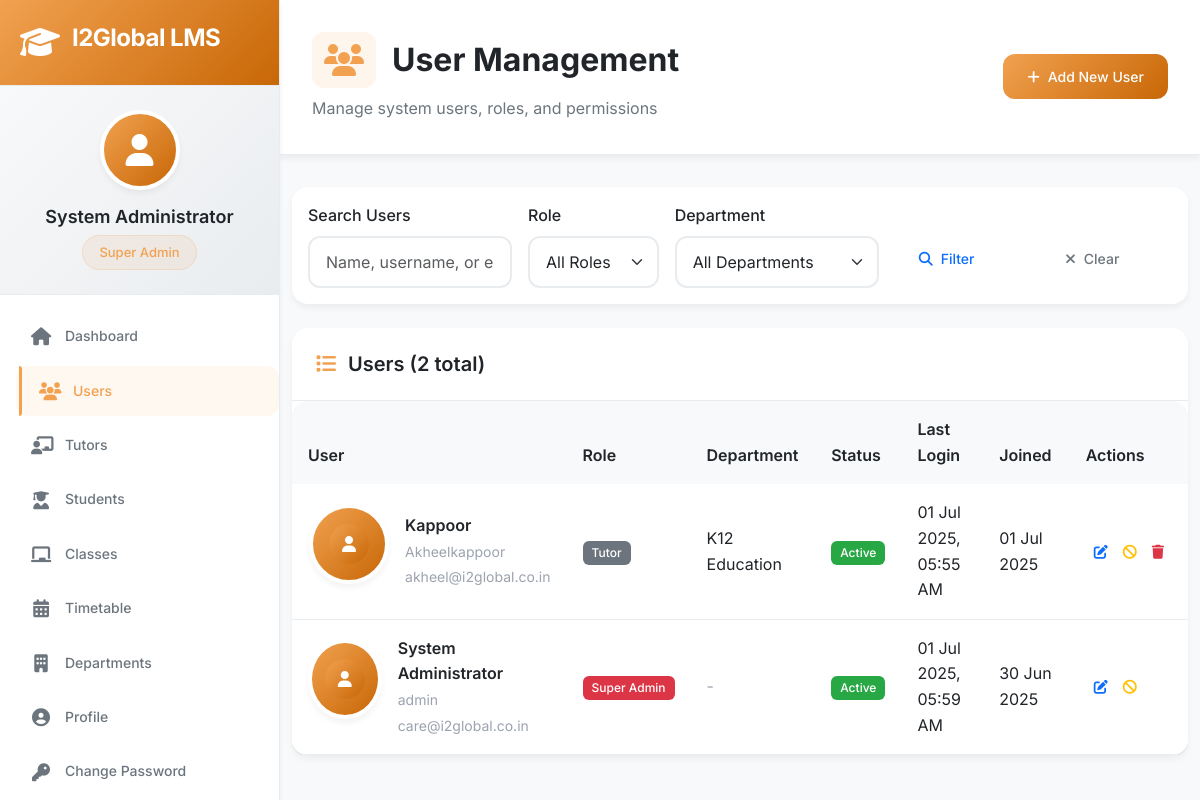
/admin/users (signed in), run on an earlier commit of the app's database.
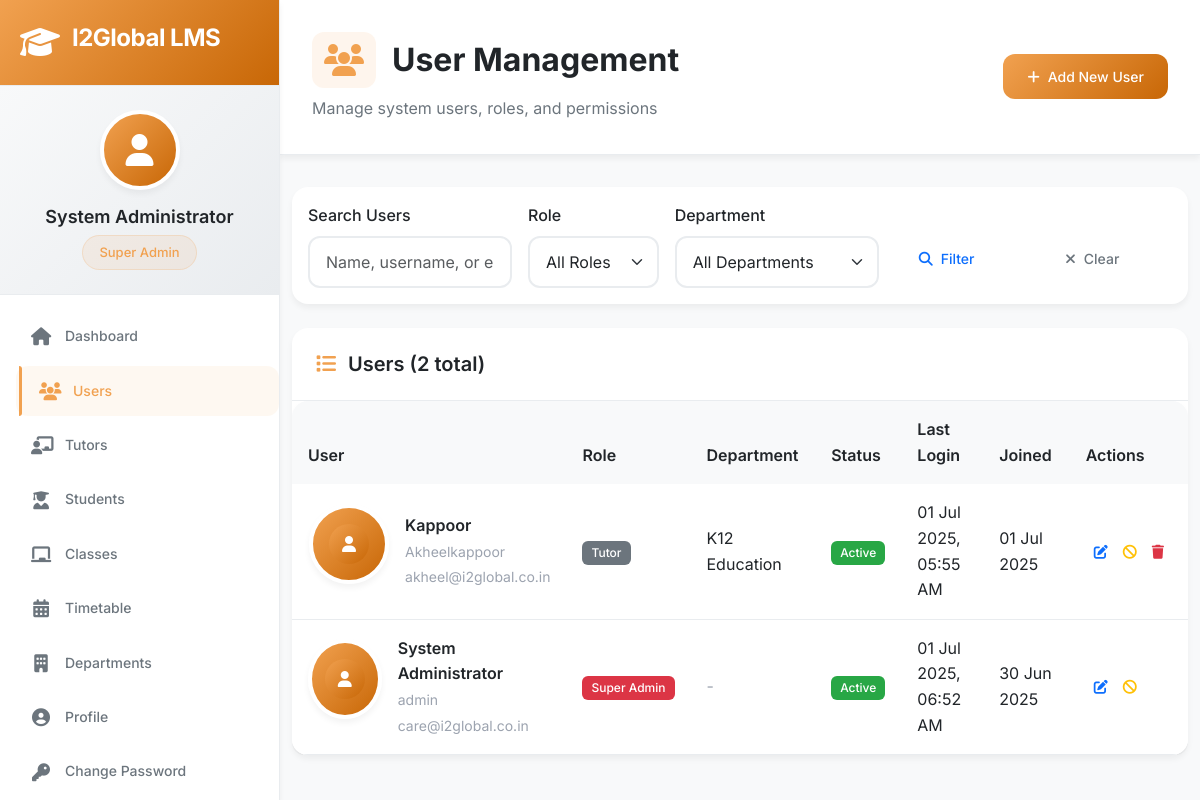
And on a later commit of the database.
### app/models/user.py (models this page shows, shortened)
class User(UserMixin, db.Model):
    __tablename__ = 'users'
    id = db.Column(db.Integer, primary_key=True)
    username = db.Column(db.String(80), unique=True, nullable=False, index=True)
    email = db.Column(db.String(120), unique=True, nullable=False, index=True)
    password_hash = db.Column(db.String(255), nullable=False)
    full_name = db.Column(db.String(100), nullable=False)
    phone = db.Column(db.String(20))
    address = db.Column(db.Text)
    profile_picture = db.Column(db.String(100))
    role = db.Column(db.String(20), nullable=False, default='tutor')  # superadmin, admin, coordinator, tutor
    department_id = db.Column(db.Integer, db.ForeignKey('departments.id'))
    is_active = db.Column(db.Boolean, default=True)
    is_verified = db.Column(db.Boolean, default=False)
    created_at = db.Column(db.DateTime, default=datetime.utcnow)
    last_login = db.Column(db.DateTime)
    joining_date = db.Column(db.Date)
    working_hours = db.Column(db.String(50))  # "9:00 AM - 6:00 PM"
    emergency_contact = db.Column(db.Text)  # JSON string
    department = db.relationship('Department', foreign_keys=[department_id], backref='users', lazy=True)
    tutor_profile = db.relationship('Tutor', backref='user', uselist=False, lazy=True)
    def has_permission(self, permission):
        if self.role == 'superadmin':
            return True
    def get_role_display(self):
        role_map = {
            'superadmin': 'Super Admin',
            'admin': 'Admin',
            'coordinator': 'Coordinator',
            'tutor': 'Tutor'
        }
        return role_map.get(self.role, self.role.title())

### app/routes/admin.py (the view)
@bp.route('/users')
@login_required
@admin_required
def users():
    page = request.args.get('page', 1, type=int)
    role_filter = request.args.get('role', '')
    dept_filter = request.args.get('department', '', type=int)
    search = request.args.get('search', '')
    query = User.query
    if role_filter:
        query = query.filter_by(role=role_filter)
    if dept_filter:
        query = query.filter_by(department_id=dept_filter)
    if search:
        query = query.filter(
            (User.full_name.contains(search)) |
            (User.username.contains(search)) |
            (User.email.contains(search))
        )
    users = query.order_by(User.created_at.desc()).paginate(
        page=page, per_page=20, error_out=False
    )
    departments = Department.query.filter_by(is_active=True).all()
    return render_template('admin/users.html', users=users, departments=departments)

### app/models/user.py (called while the page is built)
@login.user_loader
def load_user(user_id):
    return User.query.get(int(user_id))

### app/routes/admin.py (called while the page is built)
def admin_required(f):
    @wraps(f)
    def decorated_function(*args, **kwargs):
        if current_user.role not in ['superadmin', 'admin', 'coordinator']:
            flash('Access denied. Insufficient permissions.', 'error')
            return redirect(url_for('dashboard.index'))
        return f(*args, **kwargs)
    return decorated_function

### app/templates/admin/users.html (shortened to what the changed rows need)
{% extends "base.html" %}
{% block content %}
<div class="page-header">
    <div class="d-flex justify-content-between align-items-center">
        <div>
            <h1 class="page-title">
                <i class="fas fa-users"></i>
                User Management
            </h1>
        </div>
    </div>
</div>
<div class="container-fluid">
    <div class="card">
        <div class="card-body p-0">
            {% if users.items %}
            <div class="table-responsive">
                <table class="table table-hover mb-0">
                    <thead>
                        <tr>
                            <th>User</th>
                            <th>Role</th>
                            <th>Department</th>
                            <th>Status</th>
                            <th>Last Login</th>
                            <th>Joined</th>
                            <th>Actions</th>
                        </tr>
                    </thead>
                    <tbody>
                        {% for user in users.items %}
                        <tr>
                            <td>
                                <div class="d-flex align-items-center">
                                    <div class="user-avatar me-3">
                                        {% if user.profile_picture %}
                                            <img src="{{ url_for('static', filename='uploads/profiles/' + user.profile_picture) }}"
                                                 alt="Avatar" class="rounded-circle" width="40" height="40">
                                        {% else %}
                                            <div class="avatar-placeholder">
                                                <i class="fas fa-user"></i>
                                            </div>
                                        {% endif %}
                                    </div>
                                    <div>
                                        <div class="fw-semibold">{{ user.full_name }}</div>
                                        <small class="text-muted">{{ user.username }}</small><br>
                                        <small class="text-muted">{{ user.email }}</small>
                                    </div>
                                </div>
                            </td>
                            <td>
                                <span class="badge badge-{{ 'danger' if user.role == 'superadmin' else 'warning' if user.role == 'admin' else 'info' if user.role == 'coordinator' else 'secondary' }}">
                                    {{ user.get_role_display() }}
                                </span>
                            </td>
                            <td>
                                {% if user.department %}
                                    {{ user.department.name }}
                                {% else %}
                                    <span class="text-muted">-</span>
                                {% endif %}
                            </td>
                            <td>
                                {% if user.is_active %}
                                    <span class="badge badge-success">Active</span>
                                {% else %}
                                    <span class="badge badge-danger">Inactive</span>
                                {% endif %}
                            </td>
                            <td>
                                {% if user.last_login %}
                                    <span data-bs-toggle="tooltip" title="{{ user.last_login.strftime('%d %B %Y at %H:%M') }}">
                                        {{ user.last_login|datetime }}
                                    </span>
                                {% else %}
                                    <span class="text-muted">Never</span>
                                {% endif %}
                            </td>
                            <td>
                                {% if user.created_at %}
                                    {{ user.created_at|date }}
                                {% else %}
                                    <span class="text-muted">-</span>
                                {% endif %}
                            </td>
                            <td>
                                <div class="btn-group btn-group-sm">
                                    <a href="{{ url_for('admin.edit_user', user_id=user.id) }}"
                                       class="btn btn-outline-primary" data-bs-toggle="tooltip" title="Edit User">
                                        <i class="fas fa-edit"></i>
                                    </a>
                                    {% if user.role != 'superadmin' or current_user.role == 'superadmin' %}
                                    <button type="button" class="btn btn-outline-{{ 'success' if not user.is_active else 'warning' }}"
                                            onclick="toggleUserStatus({{ user.id }}, {{ 'true' if not user.is_active else 'false' }})"
                                            data-bs-toggle="tooltip" title="{{ 'Activate' if not user.is_active else 'Deactivate' }} User">
                                        <i class="fas fa-{{ 'check' if not user.is_active else 'ban' }}"></i>
                                    </button>
                                    {% endif %}
                                </div>
                            </td>
                        </tr>
                        {% endfor %}
                    </tbody>
                </table>
            </div>
            {% endif %}
        </div>
    </div>
</div>
{% endblock %}

### app/templates/base.html (shortened to what the changed rows need)
<!DOCTYPE html>
<html lang="en">
<head>
    <link rel="stylesheet" href="https://cdnjs.cloudflare.com/ajax/libs/font-awesome/6.4.0/css/all.min.css">
    <link href="https://cdn.jsdelivr.net/npm/bootstrap@5.3.0/dist/css/bootstrap.min.css" rel="stylesheet">
</head>
<body>
    <div class="app-container">
        {% if current_user.is_authenticated %}
        <nav class="sidebar" id="sidebar">
            <div class="sidebar-header">
                <div class="logo-container">
                    <i class="fas fa-graduation-cap logo-icon"></i>
                    <h3 class="logo-text">{{ APP_NAME }}</h3>
                </div>
            </div>
            <div class="user-profile">
                <div class="user-avatar">
                    {% if current_user.profile_picture %}
                        <img src="{{ url_for('static', filename='uploads/profiles/' + current_user.profile_picture) }}" alt="Profile">
                    {% else %}
                        <i class="fas fa-user"></i>
                    {% endif %}
                </div>
                <div class="user-info">
                    <h4>{{ current_user.full_name or current_user.username }}</h4>
                    <span class="user-role">{{ current_user.get_role_display() }}</span>
                </div>
            </div>
            <ul class="nav-menu">
                <li class="nav-item">
                    <a href="{{ url_for('dashboard.index') }}" class="nav-link {% if request.endpoint == 'dashboard.admin_dashboard' or request.endpoint == 'dashboard.tutor_dashboard' %}active{% endif %}">
                        <i class="fas fa-home"></i>
                        <span>Dashboard</span>
                    </a>
                </li>
                {% if current_user.role in ['superadmin', 'admin', 'coordinator'] %}
                {% if current_user.has_permission('user_management') %}
                <li class="nav-item">
                    <a href="{{ url_for('admin.users') }}" class="nav-link {% if request.endpoint and 'users' in request.endpoint %}active{% endif %}">
                        <i class="fas fa-users"></i>
                        <span>Users</span>
                    </a>
                </li>
                {% endif %}
                {% if current_user.has_permission('tutor_management') %}
                <li class="nav-item">
                    <a href="{{ url_for('admin.tutors') }}" class="nav-link {% if request.endpoint and 'tutors' in request.endpoint %}active{% endif %}">
                        <i class="fas fa-chalkboard-teacher"></i>
                        <span>Tutors</span>
                    </a>
                </li>
                {% endif %}
                {% if current_user.has_permission('student_management') %}
                <li class="nav-item">
                    <a href="{{ url_for('admin.students') }}" class="nav-link {% if request.endpoint and 'students' in request.endpoint %}active{% endif %}">
                        <i class="fas fa-user-graduate"></i>
                        <span>Students</span>
                    </a>
                </li>
                {% endif %}
                {% if current_user.has_permission('class_management') %}
                <li class="nav-item">
                    <a href="{{ url_for('admin.classes') }}" class="nav-link {% if 'classes' in request.endpoint %}active{% endif %}">
                        <i class="fas fa-chalkboard"></i>
                        <span>Classes</span>
                    </a>
                </li>
                {% endif %}
                {% if current_user.has_permission('timetable_management') %}
                <li class="nav-item">
                    <a href="{{ url_for('admin.timetable') }}" class="nav-link {% if 'timetable' in request.endpoint %}active{% endif %}">
                        <i class="fas fa-calendar-alt"></i>
                        <span>Timetable</span>
                    </a>
                </li>
                {% endif %}
                {% if current_user.role in ['superadmin', 'admin'] %}
                <li class="nav-item">
                    <a href="{{ url_for('admin.departments') }}" class="nav-link {% if 'departments' in request.endpoint %}active{% endif %}">
                        <i class="fas fa-building"></i>
                        <span>Departments</span>
                    </a>
                </li>
                {% endif %}
                {% endif %}
                <li class="nav-item">
                    <a href="#" class="nav-link">
                        <i class="fas fa-user-circle"></i>
                        <span>Profile</span>
                    </a>
                </li>
                <li class="nav-item">
                    <a href="{{ url_for('auth.change_password') }}" class="nav-link {% if 'change_password' in request.endpoint %}active{% endif %}">
                        <i class="fas fa-key"></i>
                        <span>Change Password</span>
                    </a>
                </li>
            </ul>
        </nav>
        {% endif %}
        <main class="main-content {% if not current_user.is_authenticated %}full-width{% endif %}">
            {% block content %}{% endblock %}
        </main>
    </div>
</body>
</html>

What changed in the data, as far as the page shows it:
changed User "System Administrator": last_login "01 Jul 2025, 05:59 AM" → "01 Jul 2025, 06:52 AM"
